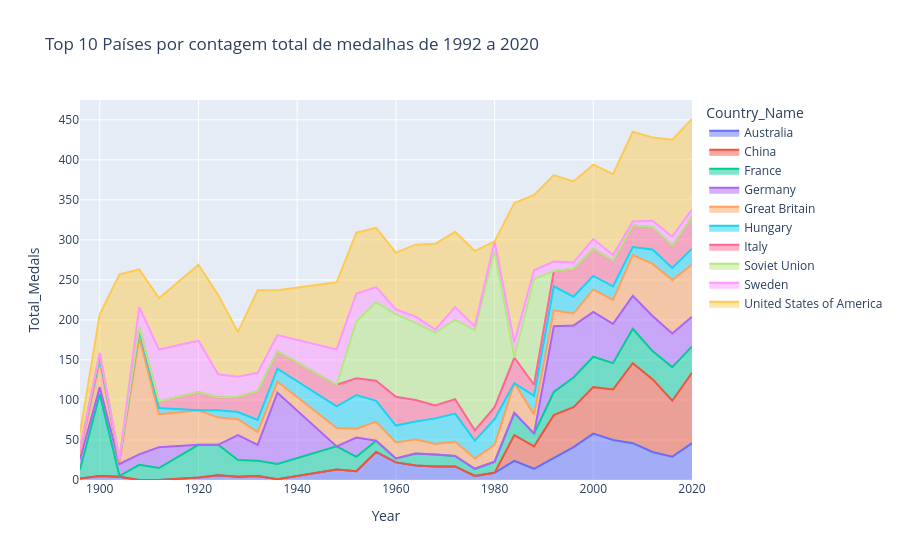

The code cell stored with this chart in its notebook:
### Code cell
area_fig = px.area(df_top_10_countries, 
                   x= "Year" , 
                   y= "Total_Medals", 
                   color= "Country_Name", 
                   title= 'Top 10 Países por contagem total de medalhas de 1992 a 2020' ) 

area_fig.show()

### Figure 1 — Plotly figure (JSON) as saved in the notebook; plotly's stock layout.template omitted (floating-point values rounded to 4 significant figures)
{"data": [{"fillpattern": {"shape": ""}, "hovertemplate": "Country_Name=Australia<br>Year=%{x}<br>Total_Medals=%{y}<extra></extra>", "legendgroup": "Australia", "line": {"color": "#636efa"}, "marker": {"symbol": "circle"}, "mode": "lines", "name": "Australia", "orientation": "v", "showlegend": true, "stackgroup": "1", "type": "scatter", "x": [1896, 1900, 1904, 1920, 1924, 1928, 1932, 1936, 1948, 1952, 1956, 1960, 1964, 1968, 1972, 1976, 1980, 1984, 1988, 1992, 1996, 2000, 2004, 2008, 2012, 2016, 2020], "xaxis": "x", "y": [2, 5, 4, 3, 6, 4, 5, 1, 13, 11, 35, 22, 18, 17, 17, 5, 9, 24, 14, 27, 41, 58, 50, 46, 35, 29, 46], "yaxis": "y"}, {"fillpattern": {"shape": ""}, "hovertemplate": "Country_Name=China<br>Year=%{x}<br>Total_Medals=%{y}<extra></extra>", "legendgroup": "China", "line": {"color": "#EF553B"}, "marker": {"symbol": "circle"}, "mode": "lines", "name": "China", "orientation": "v", "showlegend": true, "stackgroup": "1", "type": "scatter", "x": [1984, 1988, 1992, 1996, 2000, 2004, 2008, 2012, 2016, 2020], "xaxis": "x", "y": [32, 28, 54, 50, 58, 63, 100, 91, 70, 88], "yaxis": "y"}, {"fillpattern": {"shape": ""}, "hovertemplate": "Country_Name=France<br>Year=%{x}<br>Total_Medals=%{y}<extra></extra>", "legendgroup": "France", "line": {"color": "#00cc96"}, "marker": {"symbol": "circle"}, "mode": "lines", "name": "France", "orientation": "v", "showlegend": true, "stackgroup": "1", "type": "scatter", "x": [1896, 1900, 1904, 1908, 1912, 1920, 1924, 1928, 1932, 1936, 1948, 1952, 1956, 1960, 1964, 1968, 1972, 1976, 1980, 1984, 1988, 1992, 1996, 2000, 2004, 2008, 2012, 2016, 2020], "xaxis": "x", "y": [11, 102, 1, 19, 15, 41, 38, 21, 19, 19, 29, 18, 14, 5, 15, 15, 13, 9, 14, 28, 16, 29, 37, 38, 33, 43, 35, 42, 33], "yaxis": "y"}, {"fillpattern": {"shape": ""}, "hovertemplate": "Country_Name=Germany<br>Year=%{x}<br>Total_Medals=%{y}<extra></extra>", "legendgroup": "Germany", "line": {"color": "#ab63fa"}, "marker": {"symbol": "circle"}, "mode": "lines", "name": "Germany", "orientation": "v", "showlegend": true, "stackgroup": "1", "type": "scatter", "x": [1896, 1900, 1904, 1908, 1912, 1928, 1932, 1936, 1952, 1992, 1996, 2000, 2004, 2008, 2012, 2016, 2020], "xaxis": "x", "y": [13, 9, 15, 13, 26, 31, 20, 89, 24, 82, 65, 56, 49, 41, 44, 42, 37], "yaxis": "y"}, {"fillpattern": {"shape": ""}, "hovertemplate": "Country_Name=Great Britain<br>Year=%{x}<br>Total_Medals=%{y}<extra></extra>", "legendgroup": "Great Britain", "line": {"color": "#FFA15A"}, "marker": {"symbol": "circle"}, "mode": "lines", "name": "Great Britain", "orientation": "v", "showlegend": true, "stackgroup": "1", "type": "scatter", "x": [1896, 1900, 1904, 1908, 1912, 1920, 1924, 1928, 1932, 1936, 1948, 1952, 1956, 1960, 1964, 1968, 1972, 1976, 1980, 1984, 1988, 1992, 1996, 2000, 2004, 2008, 2012, 2016, 2020], "xaxis": "x", "y": [7, 32, 2, 146, 41, 43, 34, 20, 16, 14, 23, 11, 24, 20, 18, 13, 18, 13, 21, 37, 24, 20, 15, 28, 30, 51, 65, 67, 65], "yaxis": "y"}, {"fillpattern": {"shape": ""}, "hovertemplate": "Country_Name=Hungary<br>Year=%{x}<br>Total_Medals=%{y}<extra></extra>", "legendgroup": "Hungary", "line": {"color": "#19d3f3"}, "marker": {"symbol": "circle"}, "mode": "lines", "name": "Hungary", "orientation": "v", "showlegend": true, "stackgroup": "1", "type": "scatter", "x": [1896, 1900, 1904, 1908, 1912, 1924, 1928, 1932, 1936, 1948, 1952, 1956, 1960, 1964, 1968, 1972, 1976, 1980, 1988, 1992, 1996, 2000, 2004, 2008, 2012, 2016, 2020], "xaxis": "x", "y": [6, 5, 4, 9, 8, 9, 9, 15, 16, 27, 42, 26, 21, 22, 32, 35, 22, 32, 23, 30, 21, 17, 17, 10, 18, 15, 20], "yaxis": "y"}, {"fillpattern": {"shape": ""}, "hovertemplate": "Country_Name=Italy<br>Year=%{x}<br>Total_Medals=%{y}<extra></extra>", "legendgroup": "Italy", "line": {"color": "#FF6692"}, "marker": {"symbol": "circle"}, "mode": "lines", "name": "Italy", "orientation": "v", "showlegend": true, "stackgroup": "1", "type": "scatter", "x": [1900, 1908, 1912, 1920, 1924, 1928, 1932, 1936, 1948, 1952, 1956, 1960, 1964, 1968, 1972, 1976, 1980, 1984, 1988, 1992, 1996, 2000, 2004, 2008, 2012, 2016, 2020], "xaxis": "x", "y": [5, 4, 8, 23, 16, 19, 36, 22, 27, 21, 25, 36, 27, 16, 18, 13, 15, 32, 14, 19, 35, 34, 32, 27, 28, 28, 40], "yaxis": "y"}, {"fillpattern": {"shape": ""}, "hovertemplate": "Country_Name=Soviet Union<br>Year=%{x}<br>Total_Medals=%{y}<extra></extra>", "legendgroup": "Soviet Union", "line": {"color": "#B6E880"}, "marker": {"symbol": "circle"}, "mode": "lines", "name": "Soviet Union", "orientation": "v", "showlegend": true, "stackgroup": "1", "type": "scatter", "x": [1952, 1956, 1960, 1964, 1968, 1972, 1976, 1980, 1988], "xaxis": "x", "y": [71, 98, 103, 96, 91, 99, 125, 195, 132], "yaxis": "y"}, {"fillpattern": {"shape": ""}, "hovertemplate": "Country_Name=Sweden<br>Year=%{x}<br>Total_Medals=%{y}<extra></extra>", "legendgroup": "Sweden", "line": {"color": "#FF97FF"}, "marker": {"symbol": "circle"}, "mode": "lines", "name": "Sweden", "orientation": "v", "showlegend": true, "stackgroup": "1", "type": "scatter", "x": [1900, 1908, 1912, 1920, 1924, 1928, 1932, 1936, 1948, 1952, 1956, 1960, 1964, 1968, 1972, 1976, 1980, 1984, 1988, 1992, 1996, 2000, 2004, 2008, 2012, 2016, 2020], "xaxis": "x", "y": [1, 25, 65, 64, 29, 25, 23, 20, 44, 35, 19, 6, 8, 4, 16, 5, 12, 19, 11, 12, 8, 12, 7, 5, 8, 11, 9], "yaxis": "y"}, {"fillpattern": {"shape": ""}, "hovertemplate": "Country_Name=United States of America<br>Year=%{x}<br>Total_Medals=%{y}<extra></extra>", "legendgroup": "United States of America", "line": {"color": "#FECB52"}, "marker": {"symbol": "circle"}, "mode": "lines", "name": "United States of America", "orientation": "v", "showlegend": true, "stackgroup": "1", "type": "scatter", "x": [1896, 1900, 1904, 1908, 1912, 1920, 1924, 1928, 1932, 1936, 1948, 1952, 1956, 1960, 1964, 1968, 1972, 1976, 1984, 1988, 1992, 1996, 2000, 2004, 2008, 2012, 2016, 2020], "xaxis": "x", "y": [20, 48, 231, 47, 64, 95, 99, 56, 103, 56, 84, 76, 74, 71, 90, 107, 94, 94, 174, 94, 108, 101, 93, 101, 112, 104, 121, 113], "yaxis": "y"}], "layout": {"legend": {"title": {"text": "Country_Name"}, "tracegroupgap": 0}, "title": {"text": "Top 10 Países por contagem total de medalhas de 1992 a 2020"}, "xaxis": {"anchor": "y", "domain": [0, 1], "title": {"text": "Year"}}, "yaxis": {"anchor": "x", "domain": [0, 1], "title": {"text": "Total_Medals"}}}}
